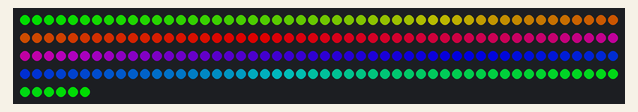
A program run on a simulated Raspberry Pi (BCM pin numbers). On the bench: 206 RGB LEDs in strip order, left to right, continuing on the next row. Dim RGB values are drawn brighter than linear.

Above: at 0.02 s.
At 5.01 s:
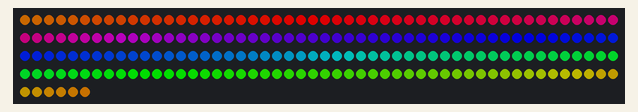
At 10.0 s:
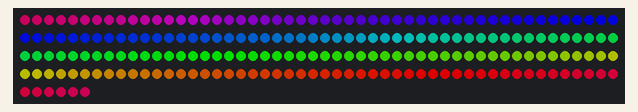
At 19.99 s:
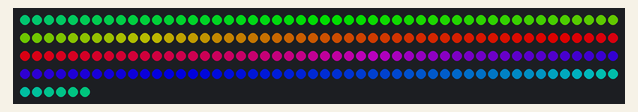
At 29.99 s:
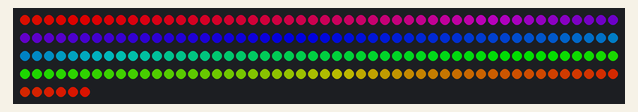
At 39.94 s:
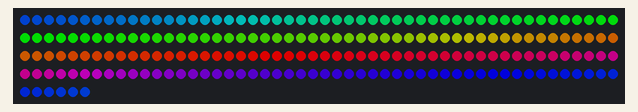

The program:

rainbow.py
```python
#!/usr/bin/python
# -*- coding: utf-8 -*-

import signal
import time
from neopixel import *
import sys, getopt
import os
from configparser import ConfigParser
import string
from varfile import *
import argparse

# Define functions which animate LEDs in various ways.
def colorWipe(strip, color, wait_ms=60):
    """Wipe color across display a pixel at a time."""
    for i in range(strip.numPixels()):
        strip.setPixelColor(i, color)
        strip.show()
        time.sleep(wait_ms/1000.0)

def wheel(pos):
    """Generate rainbow colors across 0-255 positions."""
    if pos < 85:
        return Color(pos * 3, 255 - pos * 3, 0)
    elif pos < 170:
        pos -= 85
        return Color(255 - pos * 3, 0, pos * 3)
    else:
        pos -= 170
        return Color(0, pos * 3, 255 - pos * 3)

def rainbowCycle(strip, wait_ms=80, iterations=256):
    """Draw rainbow that uniformly distributes itself across all pixels."""
    for j in range(256*iterations):
        for i in range(strip.numPixels()):
            strip.setPixelColor(i, wheel((int(i * 256 / strip.numPixels()) + j) & 255))
        strip.show()
        time.sleep(wait_ms/1000.0)

def quit_gracefully(*args):
    filename = "/usr/lib/cgi-bin/varfile.py"
    varfile = open(filename, 'r')
    lines=varfile.readlines()
    result=lines[8]
    newcolor=result[9:-2]
    varfile.close()
    print newcolor

    if newcolor == 'red':
        colorWipe(strip, Color(255,0,0), 10)

    if newcolor == 'blue':
        colorWipe(strip, Color(0,0,255), 10)

    if newcolor == 'green':
        colorWipe(strip, Color(0,255,0), 10)

    if newcolor == 'white':
        colorWipe(strip, Color(255,255,255), 10)

    sys.exit(0)

if __name__ == "__main__":
    signal.signal(signal.SIGINT, quit_gracefully)


    # Create NeoPixel object with appropriate configuration.
    strip = Adafruit_NeoPixel(LED_COUNT, LED_PIN, LED_FREQ_HZ, LED_DMA, LED_INVERT, LED_BRIGHTNESS, LED_CHANNEL)
    # Intialize the library (must be called once before other functions).
    strip.begin()

    try:

        while 1:
            rainbowCycle(strip)
            pass
    except KeyboardInterrupt:
        if quit_gracefully():
            print("Done")
```

varfile.py
```python
LED_COUNT      = 206
LED_PIN        = 18
LED_FREQ_HZ    = 800000
LED_DMA        = 10
LED_BRIGHTNESS = 153
LED_INVERT     = False
LED_CHANNEL    = 0
lastcolor = "#001d89"
Power = "off"
BrightPercent = "60"
Animation = False
```
